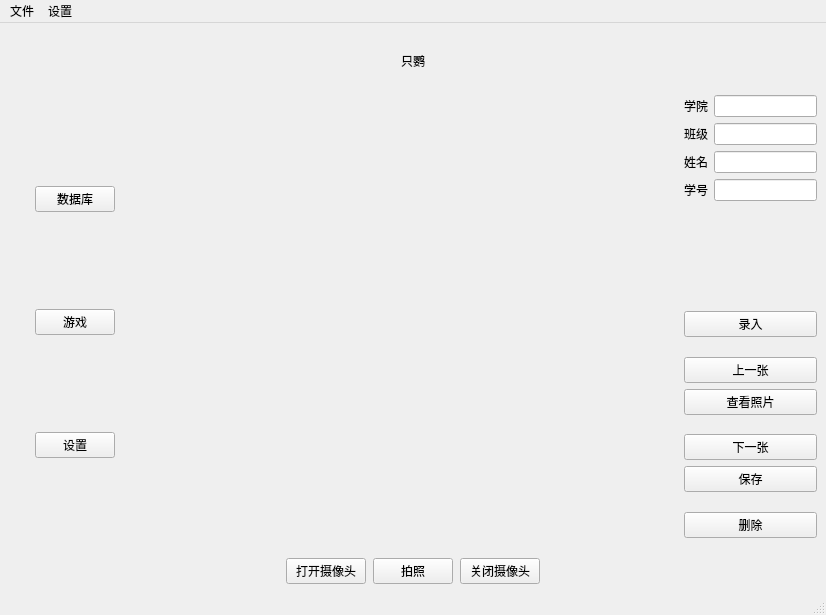
<?xml version="1.0" encoding="UTF-8"?>
<ui version="4.0">
 <class>Home</class>
 <widget class="QMainWindow" name="Home">
  <property name="geometry">
   <rect>
    <x>0</x>
    <y>0</y>
    <width>826</width>
    <height>615</height>
   </rect>
  </property>
  <property name="windowTitle">
   <string>Home</string>
  </property>
  <widget class="QWidget" name="screen">
   <layout class="QVBoxLayout" name="verticalLayout_4">
    <item>
     <layout class="QVBoxLayout" name="verticalLayout_3" stretch="1,8,2">
      <item>
       <layout class="QHBoxLayout" name="top">
        <item>
         <widget class="QLabel" name="titel">
          <property name="sizePolicy">
           <sizepolicy hsizetype="Maximum" vsizetype="Preferred">
            <horstretch>0</horstretch>
            <verstretch>0</verstretch>
           </sizepolicy>
          </property>
          <property name="text">
           <string>只鹦</string>
          </property>
         </widget>
        </item>
       </layout>
      </item>
      <item>
       <layout class="QHBoxLayout" name="mid" stretch="1,4,1">
        <item>
         <layout class="QVBoxLayout" name="left">
          <item>
           <layout class="QHBoxLayout" name="horizontalLayout_2">
            <item>
             <spacer name="horizontalSpacer_4">
              <property name="orientation">
               <enum>Qt::Horizontal</enum>
              </property>
              <property name="sizeHint" stdset="0">
               <size>
                <width>40</width>
                <height>20</height>
               </size>
              </property>
             </spacer>
            </item>
            <item>
             <widget class="QPushButton" name="database">
              <property name="sizePolicy">
               <sizepolicy hsizetype="Maximum" vsizetype="Fixed">
                <horstretch>0</horstretch>
                <verstretch>0</verstretch>
               </sizepolicy>
              </property>
              <property name="minimumSize">
               <size>
                <width>80</width>
                <height>0</height>
               </size>
              </property>
              <property name="baseSize">
               <size>
                <width>0</width>
                <height>0</height>
               </size>
              </property>
              <property name="text">
               <string>数据库</string>
              </property>
             </widget>
            </item>
            <item>
             <spacer name="horizontalSpacer_5">
              <property name="orientation">
               <enum>Qt::Horizontal</enum>
              </property>
              <property name="sizeHint" stdset="0">
               <size>
                <width>40</width>
                <height>20</height>
               </size>
              </property>
             </spacer>
            </item>
           </layout>
          </item>
          <item>
           <layout class="QHBoxLayout" name="horizontalLayout_3">
            <item>
             <spacer name="horizontalSpacer_6">
              <property name="orientation">
               <enum>Qt::Horizontal</enum>
              </property>
              <property name="sizeHint" stdset="0">
               <size>
                <width>40</width>
                <height>20</height>
               </size>
              </property>
             </spacer>
            </item>
            <item>
             <widget class="QPushButton" name="game">
              <property name="sizePolicy">
               <sizepolicy hsizetype="Maximum" vsizetype="Fixed">
                <horstretch>0</horstretch>
                <verstretch>0</verstretch>
               </sizepolicy>
              </property>
              <property name="minimumSize">
               <size>
                <width>80</width>
                <height>0</height>
               </size>
              </property>
              <property name="text">
               <string>游戏</string>
              </property>
             </widget>
            </item>
            <item>
             <spacer name="horizontalSpacer_7">
              <property name="orientation">
               <enum>Qt::Horizontal</enum>
              </property>
              <property name="sizeHint" stdset="0">
               <size>
                <width>40</width>
                <height>20</height>
               </size>
              </property>
             </spacer>
            </item>
           </layout>
          </item>
          <item>
           <layout class="QHBoxLayout" name="horizontalLayout_4">
            <item>
             <spacer name="horizontalSpacer_8">
              <property name="orientation">
               <enum>Qt::Horizontal</enum>
              </property>
              <property name="sizeHint" stdset="0">
               <size>
                <width>40</width>
                <height>20</height>
               </size>
              </property>
             </spacer>
            </item>
            <item>
             <widget class="QPushButton" name="setting">
              <property name="sizePolicy">
               <sizepolicy hsizetype="Maximum" vsizetype="Fixed">
                <horstretch>0</horstretch>
                <verstretch>0</verstretch>
               </sizepolicy>
              </property>
              <property name="minimumSize">
               <size>
                <width>80</width>
                <height>0</height>
               </size>
              </property>
              <property name="text">
               <string>设置</string>
              </property>
             </widget>
            </item>
            <item>
             <spacer name="horizontalSpacer_9">
              <property name="orientation">
               <enum>Qt::Horizontal</enum>
              </property>
              <property name="sizeHint" stdset="0">
               <size>
                <width>40</width>
                <height>20</height>
               </size>
              </property>
             </spacer>
            </item>
           </layout>
          </item>
         </layout>
        </item>
        <item>
         <layout class="QVBoxLayout" name="verticalLayout" stretch="0,1,0">
          <item>
           <spacer name="horizontalSpacer_2">
            <property name="orientation">
             <enum>Qt::Horizontal</enum>
            </property>
            <property name="sizeHint" stdset="0">
             <size>
              <width>40</width>
              <height>0</height>
             </size>
            </property>
           </spacer>
          </item>
          <item>
           <widget class="QLabel" name="label">
            <property name="sizePolicy">
             <sizepolicy hsizetype="Preferred" vsizetype="Preferred">
              <horstretch>0</horstretch>
              <verstretch>0</verstretch>
             </sizepolicy>
            </property>
            <property name="text">
             <string/>
            </property>
           </widget>
          </item>
          <item>
           <layout class="QHBoxLayout" name="horizontalLayout" stretch="0,1">
            <item>
             <spacer name="verticalSpacer_5">
              <property name="orientation">
               <enum>Qt::Vertical</enum>
              </property>
              <property name="sizeHint" stdset="0">
               <size>
                <width>0</width>
                <height>30</height>
               </size>
              </property>
             </spacer>
            </item>
            <item>
             <widget class="QLabel" name="current_index">
              <property name="sizePolicy">
               <sizepolicy hsizetype="Maximum" vsizetype="Maximum">
                <horstretch>0</horstretch>
                <verstretch>0</verstretch>
               </sizepolicy>
              </property>
              <property name="text">
               <string/>
              </property>
             </widget>
            </item>
           </layout>
          </item>
         </layout>
        </item>
        <item>
         <layout class="QVBoxLayout" name="right" stretch="1,0,1">
          <item>
           <layout class="QFormLayout" name="formLayout">
            <property name="labelAlignment">
             <set>Qt::AlignCenter</set>
            </property>
            <item row="0" column="0">
             <widget class="QLabel" name="department1">
              <property name="text">
               <string>学院</string>
              </property>
             </widget>
            </item>
            <item row="0" column="1">
             <widget class="QLineEdit" name="department"/>
            </item>
            <item row="1" column="0">
             <widget class="QLabel" name="classname1">
              <property name="text">
               <string>班级</string>
              </property>
             </widget>
            </item>
            <item row="1" column="1">
             <widget class="QLineEdit" name="classname"/>
            </item>
            <item row="2" column="0">
             <widget class="QLabel" name="username1">
              <property name="text">
               <string>姓名</string>
              </property>
             </widget>
            </item>
            <item row="2" column="1">
             <widget class="QLineEdit" name="username"/>
            </item>
            <item row="3" column="0">
             <widget class="QLabel" name="ID1">
              <property name="text">
               <string>学号</string>
              </property>
             </widget>
            </item>
            <item row="3" column="1">
             <widget class="QLineEdit" name="ID"/>
            </item>
            <item row="4" column="1">
             <widget class="QLabel" name="message">
              <property name="styleSheet">
               <string notr="true">color red;</string>
              </property>
              <property name="text">
               <string/>
              </property>
             </widget>
            </item>
            <item row="4" column="0">
             <spacer name="verticalSpacer_6">
              <property name="orientation">
               <enum>Qt::Vertical</enum>
              </property>
              <property name="sizeHint" stdset="0">
               <size>
                <width>20</width>
                <height>40</height>
               </size>
              </property>
             </spacer>
            </item>
           </layout>
          </item>
          <item>
           <widget class="QPushButton" name="save2">
            <property name="text">
             <string>录入</string>
            </property>
           </widget>
          </item>
          <item>
           <layout class="QVBoxLayout" name="verticalLayout_5" stretch="0,0,1,0,0,1,0,0,0">
            <item>
             <spacer name="verticalSpacer_3">
              <property name="orientation">
               <enum>Qt::Vertical</enum>
              </property>
              <property name="sizeHint" stdset="0">
               <size>
                <width>20</width>
                <height>40</height>
               </size>
              </property>
             </spacer>
            </item>
            <item>
             <widget class="QPushButton" name="prev_bt">
              <property name="text">
               <string>上一张</string>
              </property>
             </widget>
            </item>
            <item>
             <widget class="QPushButton" name="look_bt">
              <property name="sizePolicy">
               <sizepolicy hsizetype="Preferred" vsizetype="Fixed">
                <horstretch>0</horstretch>
                <verstretch>1</verstretch>
               </sizepolicy>
              </property>
              <property name="text">
               <string>查看照片</string>
              </property>
             </widget>
            </item>
            <item>
             <spacer name="verticalSpacer_2">
              <property name="orientation">
               <enum>Qt::Vertical</enum>
              </property>
              <property name="sizeHint" stdset="0">
               <size>
                <width>20</width>
                <height>40</height>
               </size>
              </property>
             </spacer>
            </item>
            <item>
             <widget class="QPushButton" name="next_bt">
              <property name="text">
               <string>下一张</string>
              </property>
             </widget>
            </item>
            <item>
             <widget class="QPushButton" name="save_bt">
              <property name="sizePolicy">
               <sizepolicy hsizetype="Minimum" vsizetype="Fixed">
                <horstretch>0</horstretch>
                <verstretch>1</verstretch>
               </sizepolicy>
              </property>
              <property name="text">
               <string>保存</string>
              </property>
             </widget>
            </item>
            <item>
             <spacer name="verticalSpacer">
              <property name="orientation">
               <enum>Qt::Vertical</enum>
              </property>
              <property name="sizeHint" stdset="0">
               <size>
                <width>20</width>
                <height>40</height>
               </size>
              </property>
             </spacer>
            </item>
            <item>
             <widget class="QPushButton" name="dele_bt">
              <property name="text">
               <string>删除</string>
              </property>
             </widget>
            </item>
            <item>
             <spacer name="verticalSpacer_4">
              <property name="orientation">
               <enum>Qt::Vertical</enum>
              </property>
              <property name="sizeHint" stdset="0">
               <size>
                <width>20</width>
                <height>40</height>
               </size>
              </property>
             </spacer>
            </item>
           </layout>
          </item>
         </layout>
        </item>
       </layout>
      </item>
      <item>
       <layout class="QHBoxLayout" name="bottom" stretch="3,0,0,0,3">
        <property name="spacing">
         <number>7</number>
        </property>
        <item>
         <spacer name="horizontalSpacer">
          <property name="orientation">
           <enum>Qt::Horizontal</enum>
          </property>
          <property name="sizeHint" stdset="0">
           <size>
            <width>40</width>
            <height>20</height>
           </size>
          </property>
         </spacer>
        </item>
        <item>
         <widget class="QPushButton" name="open_bt">
          <property name="sizePolicy">
           <sizepolicy hsizetype="Maximum" vsizetype="Fixed">
            <horstretch>0</horstretch>
            <verstretch>0</verstretch>
           </sizepolicy>
          </property>
          <property name="text">
           <string>打开摄像头</string>
          </property>
         </widget>
        </item>
        <item>
         <widget class="QPushButton" name="photo_bt">
          <property name="sizePolicy">
           <sizepolicy hsizetype="Maximum" vsizetype="Fixed">
            <horstretch>0</horstretch>
            <verstretch>0</verstretch>
           </sizepolicy>
          </property>
          <property name="text">
           <string>拍照</string>
          </property>
         </widget>
        </item>
        <item>
         <widget class="QPushButton" name="close_bt">
          <property name="sizePolicy">
           <sizepolicy hsizetype="Maximum" vsizetype="Fixed">
            <horstretch>0</horstretch>
            <verstretch>0</verstretch>
           </sizepolicy>
          </property>
          <property name="text">
           <string>关闭摄像头</string>
          </property>
          <property name="iconSize">
           <size>
            <width>20</width>
            <height>20</height>
           </size>
          </property>
         </widget>
        </item>
        <item>
         <spacer name="horizontalSpacer_3">
          <property name="orientation">
           <enum>Qt::Horizontal</enum>
          </property>
          <property name="sizeHint" stdset="0">
           <size>
            <width>40</width>
            <height>20</height>
           </size>
          </property>
         </spacer>
        </item>
       </layout>
      </item>
     </layout>
    </item>
   </layout>
  </widget>
  <widget class="QMenuBar" name="menubar">
   <property name="geometry">
    <rect>
     <x>0</x>
     <y>0</y>
     <width>826</width>
     <height>25</height>
    </rect>
   </property>
   <widget class="QMenu" name="menu">
    <property name="title">
     <string>文件</string>
    </property>
    <addaction name="action"/>
   </widget>
   <widget class="QMenu" name="menushezhi">
    <property name="title">
     <string>设置</string>
    </property>
    <addaction name="action_2"/>
   </widget>
   <addaction name="menu"/>
   <addaction name="menushezhi"/>
  </widget>
  <widget class="QStatusBar" name="statusbar"/>
  <action name="action">
   <property name="text">
    <string>导入</string>
   </property>
  </action>
  <action name="action_2">
   <property name="text">
    <string>修改密码</string>
   </property>
  </action>
 </widget>
 <resources/>
 <connections/>
</ui>
